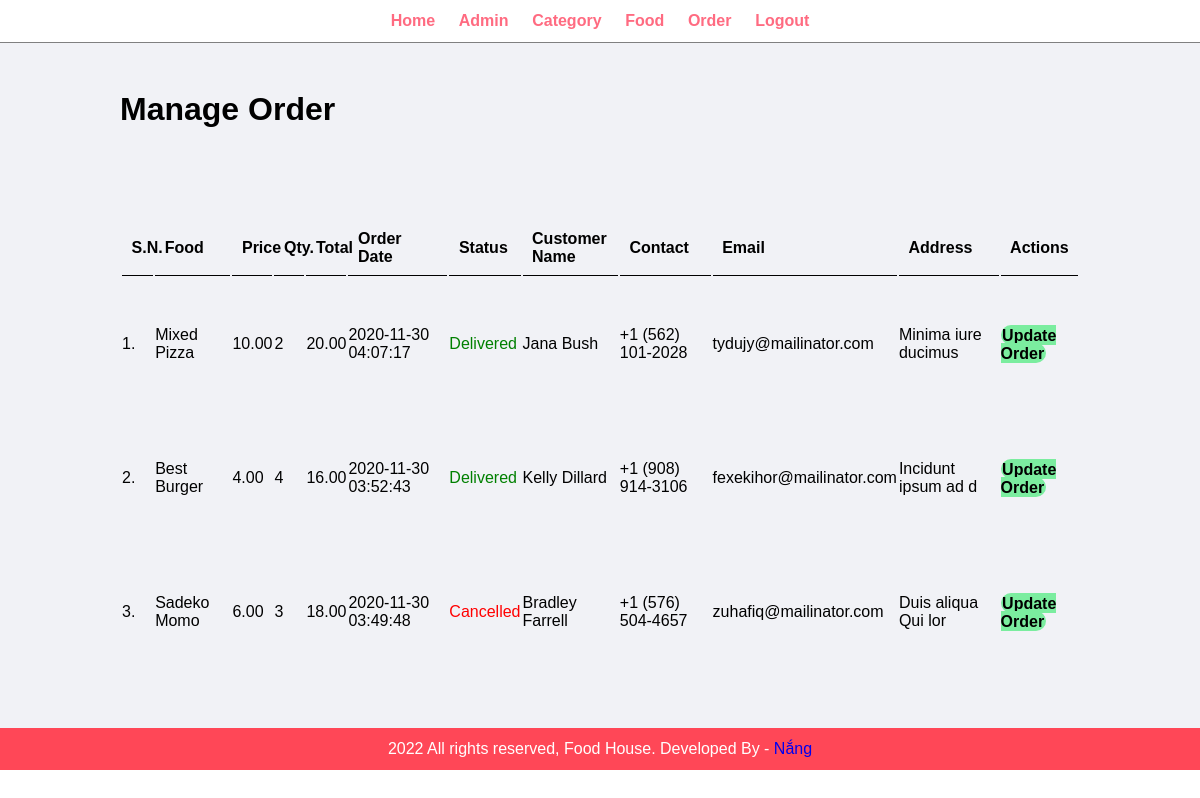
The page /admin/manage-order.php (signed in) on the database as committed earlier.
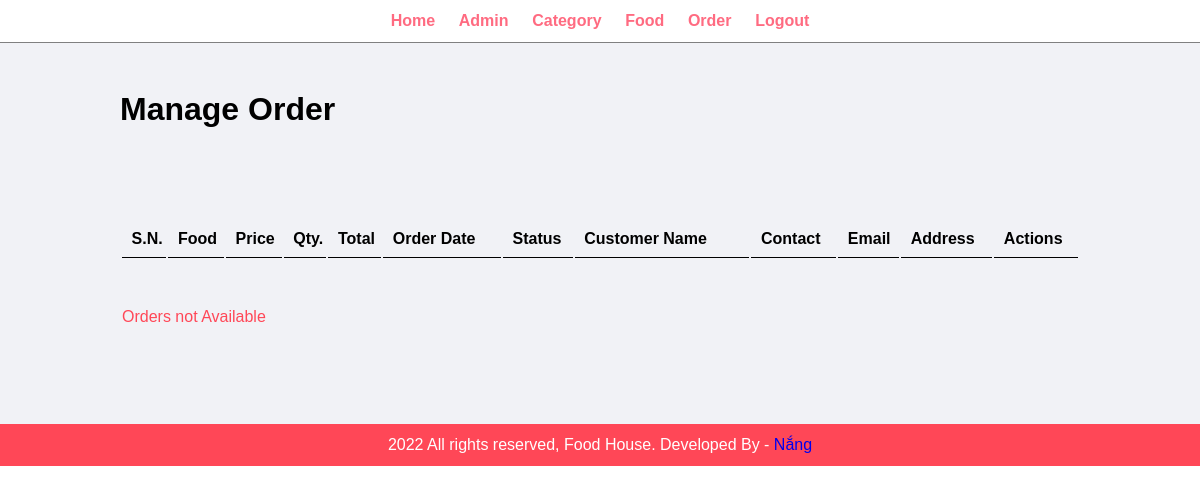
The same page on the database as committed later.
### tables this page shows
CREATE TABLE `tbl_order` (
  `id` int(10) UNSIGNED NOT NULL,
  `food` varchar(150) NOT NULL,
  `price` decimal(10,2) NOT NULL,
  `qty` int(11) NOT NULL,
  `total` decimal(10,2) NOT NULL,
  `order_date` datetime NOT NULL,
  `status` varchar(50) NOT NULL,
  `customer_name` varchar(150) NOT NULL,
  `customer_contact` varchar(20) NOT NULL,
  `customer_email` varchar(150) NOT NULL,
  `customer_address` varchar(255) NOT NULL
);

### admin/manage-order.php (the view, shortened to what this page needs)
<?php include('partials/menu.php'); ?>
<div class="main-content">
    <div class="wrapper">
        <h1>Manage Order</h1>
                <br /><br /><br />
                <br><br>
                <table class="tbl-full">
                    <tr>
                        <th>S.N.</th>
                        <th>Food</th>
                        <th>Price</th>
                        <th>Qty.</th>
                        <th>Total</th>
                        <th>Order Date</th>
                        <th>Status</th>
                        <th>Customer Name</th>
                        <th>Contact</th>
                        <th>Email</th>
                        <th>Address</th>
                        <th>Actions</th>
                    </tr>
                    <?php
                        $sql = "SELECT * FROM tbl_order ORDER BY id DESC";
                        $res = mysqli_query($conn, $sql);
                        $count = mysqli_num_rows($res);
                        $sn = 1;
                        if($count>0)
                        {
                            while($row=mysqli_fetch_assoc($res))
                            {
                                $id = $row['id'];
                                $food = $row['food'];
                                $price = $row['price'];
                                $qty = $row['qty'];
                                $total = $row['total'];
                                $order_date = $row['order_date'];
                                $status = $row['status'];
                                $customer_name = $row['customer_name'];
                                $customer_contact = $row['customer_contact'];
                                $customer_email = $row['customer_email'];
                                $customer_address = $row['customer_address'];
                                ?>
                                    <tr>
                                        <td><?php echo $sn++; ?>. </td>
                                        <td><?php echo $food; ?></td>
                                        <td><?php echo $price; ?></td>
                                        <td><?php echo $qty; ?></td>
                                        <td><?php echo $total; ?></td>
                                        <td><?php echo $order_date; ?></td>
                                        <td>
                                            <?php
                                                if($status=="Ordered")
                                                {
                                                    echo "<label>$status</label>";
                                                }
                                                elseif($status=="On Delivery")
                                                {
                                                    echo "<label style='color: orange;'>$status</label>";
                                                }
                                                elseif($status=="Delivered")
                                                {
                                                    echo "<label style='color: green;'>$status</label>";
                                                }
                                                elseif($status=="Cancelled")
                                                {
                                                    echo "<label style='color: red;'>$status</label>";
                                                }
                                            ?>
                                        </td>
                                        <td><?php echo $customer_name; ?></td>
                                        <td><?php echo $customer_contact; ?></td>
                                        <td><?php echo $customer_email; ?></td>
                                        <td><?php echo $customer_address; ?></td>
                                        <td>
                                            <a href="<?php echo SITEURL; ?>admin/update-order.php?id=<?php echo $id; ?>" class="btn-secondary">Update Order</a>
                                        </td>
                                    </tr>
                                <?php
                            }
                        }
                        else
                        {
                            echo "<tr><td colspan='12' class='error'>Orders not Available</td></tr>";
                        }
                    ?>
                </table>
    </div>
</div>
<?php include('partials/footer.php'); ?>

### admin/partials/menu.php (shortened to what this page needs)
<html>
    <head>
        <link rel="stylesheet" href="../css/admin.css">
    </head>
    <body>
        <div class="menu text-center">
            <div class="wrapper">
                <ul>
                    <li><a href="index.php">Home</a></li>
                    <li><a href="manage-admin.php">Admin</a></li>
                    <li><a href="manage-category.php">Category</a></li>
                    <li><a href="manage-food.php">Food</a></li>
                    <li><a href="manage-order.php">Order</a></li>
                    <li><a href="logout.php">Logout</a></li>
                </ul>
            </div>
        </div>

### admin/partials/footer.php
<div class="footer">
            <div class="wrapper">
                <p class="text-center">2022 All rights reserved, Food House. Developed By - <a href="#" style="text-decoration:none;">Nắng</a></p>
            </div>
        </div>
    </body>
</html>

### css/admin.css (style rules this page uses)
* { margin: 0; padding: 0; font-family: Arial, Helvetica, sans-serif; }
.wrapper { padding: 1%; width: 80%; margin: 0 auto; }
.text-center a { text-decoration: none; }
.text-center { text-align: center; }
.tbl-full { width: 100%; }
table tr th { border-bottom: 1px solid black; padding: 1%; text-align: left; }
table tr td { padding: 5% 0; }
.error { color: #ff4757; }
.menu { border-bottom: 1px solid grey; }
.menu ul { list-style-type: none; }
.menu ul li { display: inline; padding: 1%; }
.menu ul li a { text-decoration: none; font-weight: bold; color: #ff6b81; }
.main-content { background-color: #f1f2f6; padding: 3% 0; }
.footer { background-color: #ff4757; color: white; }
.btn-secondary { background-color: #7bed9f; padding: 11%; color: black; width: 144px; border: none; text-decoration: none; font-weight: bold; }
.btn-secondary, .btn-danger, .btn-primary { padding: 2%; border-radius:12px ; }

Rows that differ between the two databases and show on the page:
removed tbl_order: food "Mixed Pizza", price "10.00", qty "2", total "20.00", order_date "2020-11-30 04:07:17", status "Delivered", customer_name "Jana Bush", customer_contact "+1 (562) 101-2028", customer_email "tydujy@mailinator.com", customer_address "Minima iure ducimus"
removed tbl_order: food "Best Burger", price "4.00", qty "4", total "16.00", order_date "2020-11-30 03:52:43", status "Delivered", customer_name "Kelly Dillard", customer_contact "+1 (908) 914-3106", customer_email "fexekihor@mailinator.com", customer_address "Incidunt ipsum ad d"
removed tbl_order: food "Sadeko Momo", price "6.00", qty "3", total "18.00", order_date "2020-11-30 03:49:48", status "Cancelled", customer_name "Bradley Farrell", customer_contact "+1 (576) 504-4657", customer_email "zuhafiq@mailinator.com", customer_address "Duis aliqua Qui lor"
Other text that changed with them:
text now shown: "Orders not Available"
